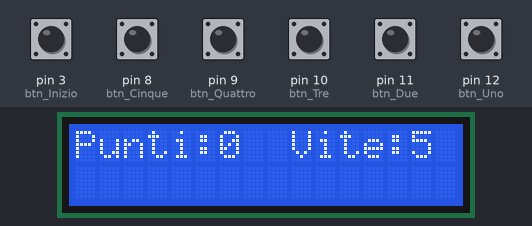
A sketch run on a simulated Arduino Uno, built with avr-gcc and run on an emulated ATmega328P. Parts: 16×2 character LCD. The test bench sets the inputs (shaded band); at power-on: pin 3 (btn_Inizio) HIGH, pin 8 (btn_Cinque), pin 9 (btn_Quattro), pin 10 (btn_Tre), pin 11 (btn_Due), pin 12 (btn_Uno) LOW. Random numbers use the default seed unless the sketch sets one.

Above: at 1.2 s.
1.3 s: pin 8 (btn_Cinque) pulled HIGH for 1 s
At 4.1 s:
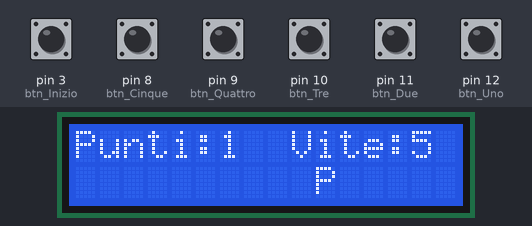
8.3 s: pin 10 (btn_Tre) pulled HIGH for 0.15 s
At 9.5 s:
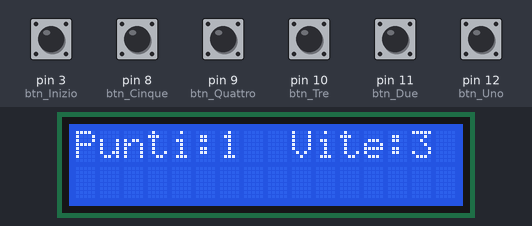
11.4 s: pin 9 (btn_Quattro) pulled HIGH for 0.15 s
At 12.0 s:
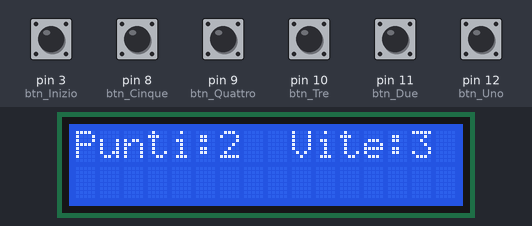
14.4 s: pin 8 (btn_Cinque) pulled HIGH for 0.15 s
At 16.7 s:
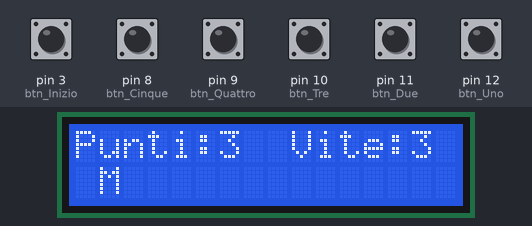
17.4 s: pin 12 (btn_Uno) pulled HIGH for 0.15 s
At 17.8 s:
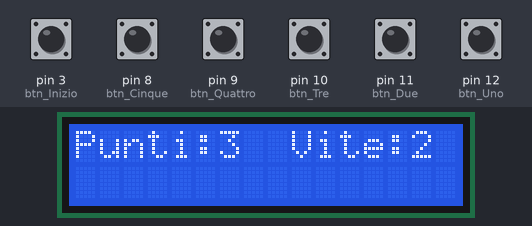
20.5 s: pin 10 (btn_Tre) pulled HIGH for 1 s
At 21.4 s:
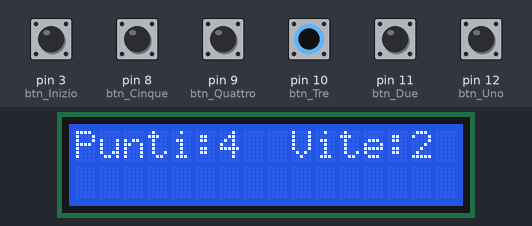
Timing chart, 0 to 23.5 s (numbered marks = the images above; inputs shaded):
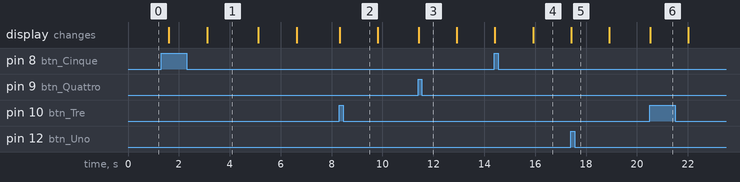

Measured:
- what the display in image 1 shows lasts 2.0 s, from 3.1 s to 5.1 s

The sketch:

Caccia_PiGreco.ino
```cpp
#include <LiquidCrystal_I2C.h>
LiquidCrystal_I2C lcd(0x27, 16, 2);

#define btn_Inizio   3      //variabili input
#define btn_Uno      12
#define btn_Due      11
#define btn_Tre      10
#define btn_Quattro  9
#define btn_Cinque   8

int tempo = 2000;
int record = 0;
bool b;
int pos;

void setup() {

  lcd.init();
  lcd.backlight();

  pinMode(btn_Inizio,  INPUT);
  pinMode(btn_Uno,     INPUT);
  pinMode(btn_Due,     INPUT);
  pinMode(btn_Tre,     INPUT);
  pinMode(btn_Quattro, INPUT);
  pinMode(btn_Cinque,  INPUT);
}

bool DefinisciPos(String s) {     //metodo per definire le posizioni dei simboli nell'LCD
  delay(1500);
  int pos = ((random (1, 6)) * 3) - 2;
  lcd.setCursor(pos, 1);
  lcd.print(s);
  int premuto = 0;

  for (int i = 0; i < tempo; i++) {
    if (digitalRead(btn_Uno) == HIGH) {
      premuto = 1;
      break;
    }
    else if (digitalRead(btn_Due) == HIGH) {
      premuto = 4;
      break;
    }
    else if (digitalRead(btn_Tre) == HIGH) {
      premuto = 7;
      break;
    }
    else if (digitalRead(btn_Quattro) == HIGH) {
      premuto = 10;
      break;
    }
    else if (digitalRead(btn_Cinque) == HIGH) {
      premuto = 13;
      break;
    }
    delay(1);
  }
  if (pos == premuto) {
    return true;
  }
  else {
    return false;
  }
}

void loop() {

  int vite  = 5;
  int punti = 0;

  while (digitalRead(btn_Inizio) == LOW) {}      //finché il bottone di inizio non è premuto non comincerà nulla
  lcd.clear();

  while (vite > 0) {                             //finché le vite saranno maggiori di 0 il gioco continuerà
    lcd.clear();
    lcd.setCursor(0, 0);
    lcd.print("Punti:" + String(punti));         //Scrive nella prima riga dell'LCD (a sx) i punti
    lcd.setCursor(9, 0);
    lcd.print("Vite:" + String(vite));           //Scrive nella prima riga dell'LCD (a dx) le vite

    int i = random(1, 11);
    if (i == 1) {
      b = DefinisciPos("M");                     //Definisce il Malus, diminuisce i punti di 1
      if (b == true) {
        vite--;
      }
    } else if (i == 2) {
      b = DefinisciPos("B");                     //Definisce il Bonus, si guadagna una vita ed il tempo di scomparsa del pigreco aumenta
      if (b == true) {
        vite++;
        tempo += 50;
      }
    }

    else {
      b = DefinisciPos("P");                    //Definisce il PiGreco, aumenta i punti di 1, e diminuisce il tempo di scomparsa del PiGreco
      if (b == true) {
        punti++;
        tempo -= 50;
      }
      else {
        vite--;
      }
    }
  }

  if (record < punti) {                         //Se i punti saranno maggiori del record, questi diventeranno il nuovo record
    record = punti;
  }

  lcd.clear();
  lcd.setCursor(0, 0);
  lcd.print("Record:" + String(record));
  lcd.setCursor(0, 1);
  lcd.print("Punteggio:" + String(punti));
}
```
